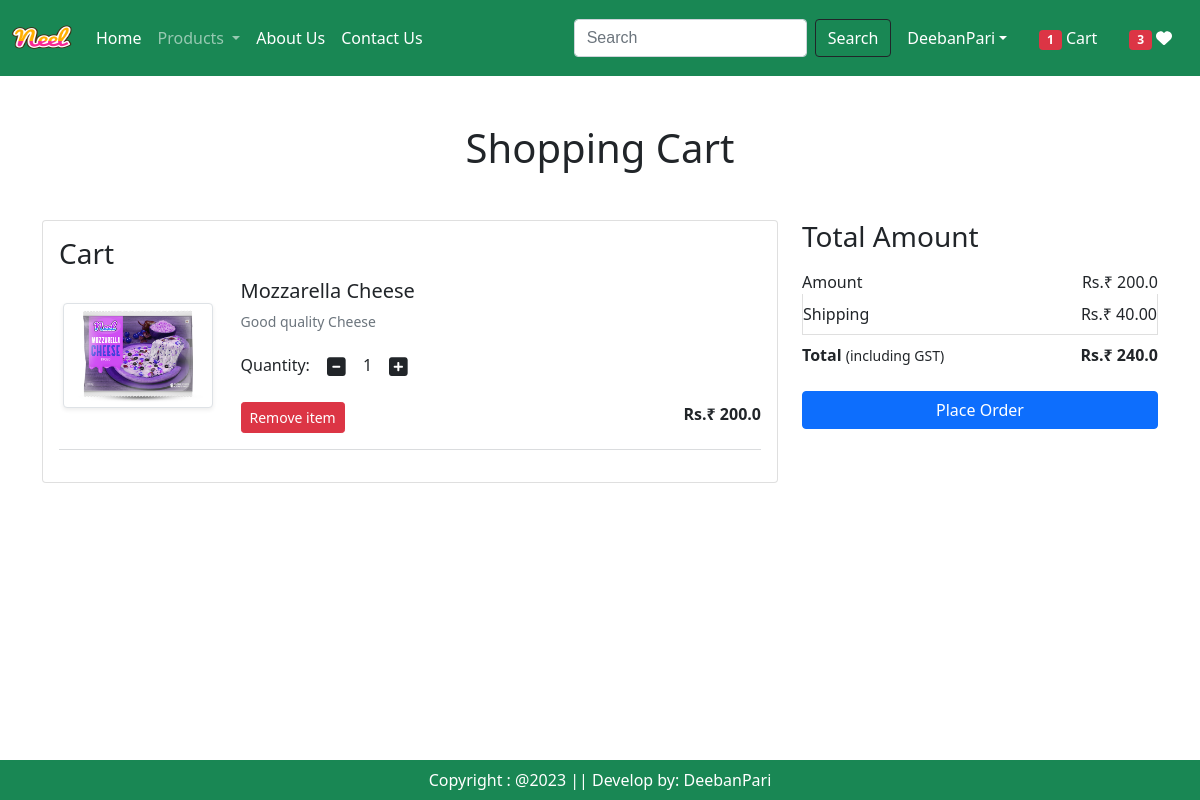
The app's page /cart/ (signed in) with its own data.
### app/models.py (models this page shows, shortened)
class Cart(models.Model):
    user=models.ForeignKey(User,on_delete=models.CASCADE)
    product=models.ForeignKey(Product,on_delete=models.CASCADE)
    quantity=models.PositiveIntegerField(default=1)

class Product(models.Model):
    title=models.CharField(max_length=100)
    selling_price=models.FloatField()
    discounted_price=models.FloatField()
    description=models.TextField()
    composition=models.TextField(default='')
    prodapp=models.TextField(default='')
    category=models.CharField(choices=CATEGORY_CHOICES,max_length=2)
    product_image=models.ImageField(upload_to='product')

### app/views.py (the view)
# urls.py: path('cart/',views.show_cart,name='showcart'),
@login_required
def show_cart(request):
    user=request.user
    cart=Cart.objects.filter(user=user)
    amount=0
    for p in cart:
        value=p.quantity * p.product.discounted_price
        amount= amount+ value
    totalamount=amount+ 40
    totalitem=0
    wishitem=0
    if request.user.is_authenticated:
            totalitem=len(Cart.objects.filter(user=request.user))
            wishitem=len(Wishlist.objects.filter(user=request.user))
    return render(request,'app/addtocart.html',locals())

### app/templates/app/addtocart.html (shortened to what this page needs)
{% extends 'app/base.html' %}
{% load static %}
{% block main-content %}
<div class="container my-5">
    <div class="row">
        {% if cart %}
        <h1 class="text-center mb-5">Shopping Cart</h1>
        <div class="col-sm-8">
            <div class="card">
                <div class="card-body">
                    <h3>Cart</h3>
                    {% for item in cart %}
                    <div class="row">
                        <div class="col-sm-3 text-center align-self-center"><img src="{{item.product.product_image.url}}" alt="" srcset="" class="img-fluid img-thumbnail shadow-sm" height="150" width="150"></div>
                        <div class="col-sm-9">
                            <div>
                                <h5>{{item.product.title}}</h5>
                                <p class="mb-2 text-muted small">{{item.product.description}}</p>
                                <div class="my-3">
                                    <label for="quantity">Quantity:</label>
                                    <a class="minus-cart btn" pid="{{item.product.id}}"><i class="fas fa-minus-square fa-lg"></i></a>
                                        <span id="quantity">{{item.quantity}}</span>
                                    <a class="plus-cart btn" pid="{{item.product.id}}"><i class="fas fa-plus-square fa-lg"></i></a>
                                </div>
                                <div class="d-flex justify-content-between">
                                    <a href="#" class="remove-cart btn btn-sm btn btn-danger mr-3" pid="{{item.product.id}}">Remove item</a>
                                    <p class="mb-0"><span><strong>Rs.₹ {{item.product.discounted_price}}</strong></span></p>
                                </div>
                            </div>
                        </div>
                    </div>
                    <hr class="text-muted">
                    {% endfor %}
                </div>
            </div>
        </div>
        <div class="col-sm-4">
            <div class="cart">
                <div class="cart-body">
                    <h3>Total Amount</h3>
                    <ul class="list-group">
                        <li class="list-group-item d-flex justify-content-between align-items-center border-0 px-0 pb-0">Amount<span id="amount">Rs.₹ {{amount}}</span></li>
                        <li class="list-group-item d-flex justify-content-between align-items-center px-0">Shipping<span>Rs.₹ 40.00</span></li>
                        <li class="list-group-item d-flex justify-content-between align-items-center border-0 px-0 mb-3">
                        <div>
                            <strong>Total </strong><small>(including GST)</small>
                        </div>
                        <span id="totalamount"><strong>Rs.₹ {{totalamount}}</strong></span>
                        </li>
                    </ul>
                    <div class="d-grid"><a href="{% url 'checkout' %}" class="btn btn-primary">Place Order</a></div>
                </div>
            </div>
        </div>
        {% else %}
        <h1 class="text-center mb-5">Cart is Empty</h1>
        {% endif %}
    </div>
</div>
{% endblock main-content %}

### records on screen
Cart: product.product_image (picture), product "Mozzarella Cheese", product.description "Good quality Cheese", quantity "1", product.discounted_price "200.0"

### other values on screen
{{ totalitem }} "1"
{{ wishitem }} "3"
{{ amount }} "200.0"
{{ totalamount }} "240.0"
